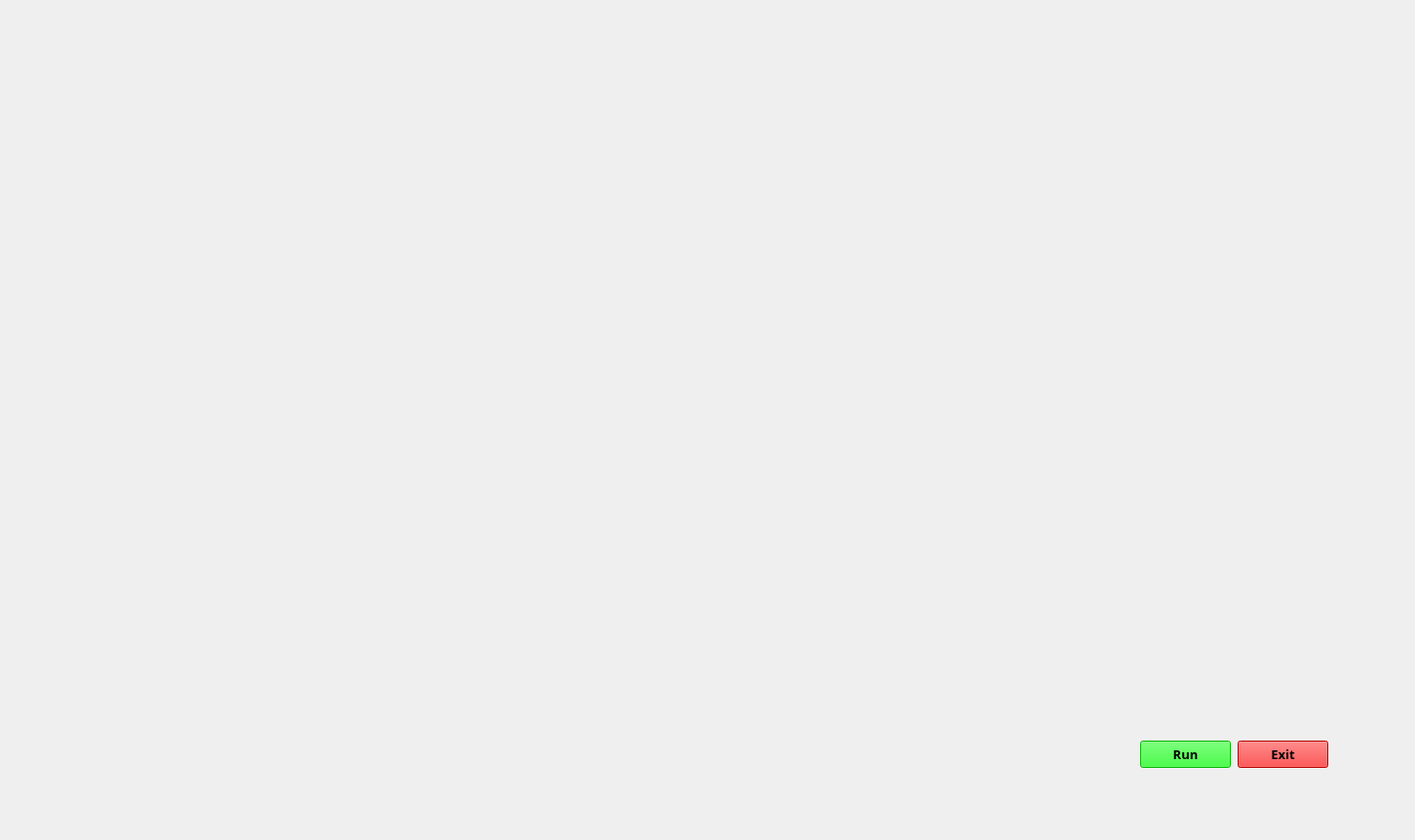
<?xml version="1.0" encoding="UTF-8"?>
<ui version="4.0">
 <class>MainWindow</class>
 <widget class="QMainWindow" name="MainWindow">
  <property name="geometry">
   <rect>
    <x>0</x>
    <y>0</y>
    <width>1452</width>
    <height>862</height>
   </rect>
  </property>
  <property name="windowTitle">
   <string>MainWindow</string>
  </property>
  <widget class="QWidget" name="centralwidget">
   <widget class="QLabel" name="ArtificialintelligenceUi">
    <property name="geometry">
     <rect>
      <x>-110</x>
      <y>-130</y>
      <width>1711</width>
      <height>1081</height>
     </rect>
    </property>
    <property name="text">
     <string/>
    </property>
    <property name="pixmap">
     <pixmap>../Ziva/Gifs/23.jpg</pixmap>
    </property>
    <property name="scaledContents">
     <bool>true</bool>
    </property>
   </widget>
   <widget class="QLabel" name="label_2">
    <property name="geometry">
     <rect>
      <x>534</x>
      <y>540</y>
      <width>411</width>
      <height>291</height>
     </rect>
    </property>
    <property name="text">
     <string/>
    </property>
    <property name="pixmap">
     <pixmap>../Ziva/Gifs/1.gif</pixmap>
    </property>
    <property name="scaledContents">
     <bool>true</bool>
    </property>
   </widget>
   <widget class="QLabel" name="label_3">
    <property name="geometry">
     <rect>
      <x>504</x>
      <y>119</y>
      <width>421</width>
      <height>451</height>
     </rect>
    </property>
    <property name="text">
     <string/>
    </property>
    <property name="pixmap">
     <pixmap>../Ziva/Gifs/crop6.gif</pixmap>
    </property>
    <property name="scaledContents">
     <bool>true</bool>
    </property>
   </widget>
   <widget class="QLabel" name="label_4">
    <property name="geometry">
     <rect>
      <x>0</x>
      <y>0</y>
      <width>401</width>
      <height>101</height>
     </rect>
    </property>
    <property name="text">
     <string/>
    </property>
    <property name="pixmap">
     <pixmap>../Ziva/Gifs/20.gif</pixmap>
    </property>
    <property name="scaledContents">
     <bool>false</bool>
    </property>
   </widget>
   <widget class="QLabel" name="label_5">
    <property name="geometry">
     <rect>
      <x>1140</x>
      <y>250</y>
      <width>301</width>
      <height>231</height>
     </rect>
    </property>
    <property name="text">
     <string/>
    </property>
    <property name="pixmap">
     <pixmap>../Ziva/Gifs/14.gif</pixmap>
    </property>
    <property name="scaledContents">
     <bool>false</bool>
    </property>
   </widget>
   <widget class="QLabel" name="label_6">
    <property name="geometry">
     <rect>
      <x>60</x>
      <y>560</y>
      <width>211</width>
      <height>51</height>
     </rect>
    </property>
    <property name="text">
     <string/>
    </property>
    <property name="pixmap">
     <pixmap>../Ziva/Gifs/11.gif</pixmap>
    </property>
   </widget>
   <widget class="QLabel" name="label_7">
    <property name="geometry">
     <rect>
      <x>1130</x>
      <y>530</y>
      <width>311</width>
      <height>71</height>
     </rect>
    </property>
    <property name="text">
     <string/>
    </property>
    <property name="pixmap">
     <pixmap>../Ziva/Gifs/12.gif</pixmap>
    </property>
    <property name="scaledContents">
     <bool>false</bool>
    </property>
   </widget>
   <widget class="QLabel" name="label_8">
    <property name="geometry">
     <rect>
      <x>10</x>
      <y>670</y>
      <width>461</width>
      <height>41</height>
     </rect>
    </property>
    <property name="text">
     <string/>
    </property>
    <property name="pixmap">
     <pixmap>../Ziva/Gifs/4.gif</pixmap>
    </property>
    <property name="scaledContents">
     <bool>false</bool>
    </property>
   </widget>
   <widget class="QLabel" name="label_9">
    <property name="geometry">
     <rect>
      <x>970</x>
      <y>670</y>
      <width>481</width>
      <height>41</height>
     </rect>
    </property>
    <property name="text">
     <string/>
    </property>
    <property name="pixmap">
     <pixmap>../Ziva/Gifs/4.gif</pixmap>
    </property>
    <property name="scaledContents">
     <bool>false</bool>
    </property>
   </widget>
   <widget class="QLabel" name="label_10">
    <property name="geometry">
     <rect>
      <x>1090</x>
      <y>5</y>
      <width>361</width>
      <height>221</height>
     </rect>
    </property>
    <property name="text">
     <string/>
    </property>
    <property name="pixmap">
     <pixmap>../Ziva/Gifs/10.gif</pixmap>
    </property>
    <property name="scaledContents">
     <bool>true</bool>
    </property>
   </widget>
   <widget class="QLabel" name="label_11">
    <property name="geometry">
     <rect>
      <x>10</x>
      <y>360</y>
      <width>331</width>
      <height>181</height>
     </rect>
    </property>
    <property name="text">
     <string/>
    </property>
    <property name="pixmap">
     <pixmap>../Ziva/Gifs/7.gif</pixmap>
    </property>
    <property name="scaledContents">
     <bool>true</bool>
    </property>
   </widget>
   <widget class="QLabel" name="label_12">
    <property name="geometry">
     <rect>
      <x>4</x>
      <y>145</y>
      <width>481</width>
      <height>181</height>
     </rect>
    </property>
    <property name="text">
     <string/>
    </property>
    <property name="pixmap">
     <pixmap>../Ziva/Gifs/crop25.gif</pixmap>
    </property>
    <property name="scaledContents">
     <bool>true</bool>
    </property>
   </widget>
   <widget class="QPushButton" name="pushButton">
    <property name="geometry">
     <rect>
      <x>1170</x>
      <y>760</y>
      <width>93</width>
      <height>28</height>
     </rect>
    </property>
    <property name="font">
     <font>
      <family>Segoe Print</family>
      <pointsize>10</pointsize>
      <weight>75</weight>
      <bold>true</bold>
     </font>
    </property>
    <property name="styleSheet">
     <string notr="true">background-color: rgb(0, 255, 0);</string>
    </property>
    <property name="text">
     <string>Run</string>
    </property>
   </widget>
   <widget class="QPushButton" name="pushButton_2">
    <property name="geometry">
     <rect>
      <x>1270</x>
      <y>760</y>
      <width>93</width>
      <height>28</height>
     </rect>
    </property>
    <property name="font">
     <font>
      <family>Segoe Print</family>
      <pointsize>10</pointsize>
      <weight>75</weight>
      <bold>true</bold>
     </font>
    </property>
    <property name="styleSheet">
     <string notr="true">background-color: rgb(255, 0, 0);</string>
    </property>
    <property name="text">
     <string>Exit</string>
    </property>
   </widget>
   <widget class="QLabel" name="label_13">
    <property name="geometry">
     <rect>
      <x>560</x>
      <y>10</y>
      <width>321</width>
      <height>91</height>
     </rect>
    </property>
    <property name="text">
     <string/>
    </property>
    <property name="pixmap">
     <pixmap>../Ziva/Gifs/26.gif</pixmap>
    </property>
    <property name="scaledContents">
     <bool>true</bool>
    </property>
   </widget>
   <widget class="QTextBrowser" name="textBrowser">
    <property name="geometry">
     <rect>
      <x>630</x>
      <y>50</y>
      <width>301</width>
      <height>71</height>
     </rect>
    </property>
    <property name="font">
     <font>
      <pointsize>10</pointsize>
      <weight>75</weight>
      <bold>true</bold>
     </font>
    </property>
    <property name="styleSheet">
     <string notr="true">background:transparent;
border-radius:none;</string>
    </property>
   </widget>
  </widget>
 </widget>
 <resources/>
 <connections/>
</ui>
